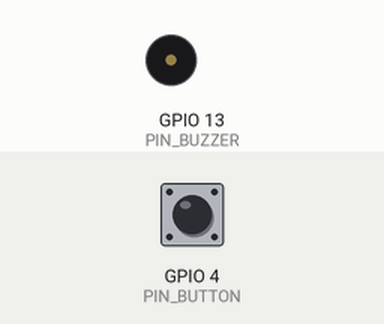
Recording of a program running on a simulated ESP32. Shown: buzzer (waves = sounding). The test bench sets the inputs (shaded band); at power-on: GPIO 4 (PIN_BUTTON) HIGH.

Above: at 1.2 s.
1.3 s: GPIO 4 (PIN_BUTTON) pulled LOW for 0.15 s
At 1.44 s:
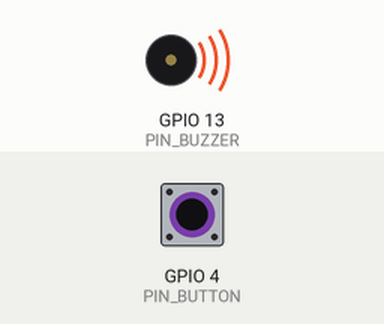
3.0 s: GPIO 4 (PIN_BUTTON) pulled LOW for 1 s
At 4.8 s:
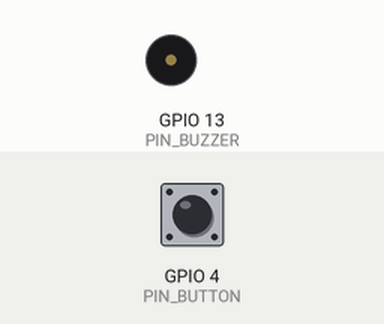
5.5 s: GPIO 4 (PIN_BUTTON) pulled LOW for 3.2 s
At 6.8 s:
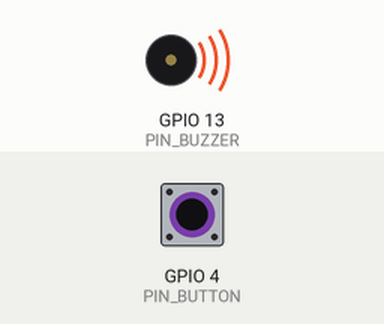
Timing chart, 0 to 10.2 s (numbered marks = the images above; inputs shaded):
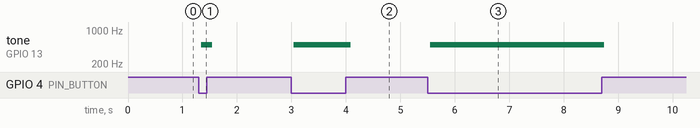

Measured:
- after the input at 1.3 s, tone on GPIO 13 (PIN_BUZZER): silent → 500 Hz after 0.05 s, → silent 0.20 s later
- after the input at 3.0 s, tone on GPIO 13 (PIN_BUZZER): silent → 500 Hz after 0.05 s, → silent 1.0 s later
- after the input at 5.5 s, tone on GPIO 13 (PIN_BUZZER): silent → 500 Hz after 0.05 s, → silent 3.2 s later

The program:

main.cpp
```cpp
#include <Arduino.h>

#define PIN_BUZZER  13
#define PIN_BUTTON  4
#define CHN         0
hw_timer_t * timer = NULL;

bool isAlerting = false;

void IRAM_ATTR onTimer(){
  digitalWrite(PIN_BUZZER, !digitalRead(PIN_BUZZER));
}


void setup() {
  pinMode(PIN_BUZZER, OUTPUT);
  pinMode(PIN_BUTTON, INPUT);

  timer = timerBegin(0, 80, true);

  timerAttachInterrupt(timer, &onTimer, true);
}

void alert(){
  float sinVal;
  int toneVal;
  for (size_t x = 0; x < 360; x += 10)
  {
    sinVal = sin(x*(PI/180));
    toneVal = 2000 + sinVal * 500;
    timerAlarmWrite(timer, 500000/toneVal, true);
    delay(1);
  }


}

void loop() {
  if(digitalRead(PIN_BUTTON) == LOW){
    if(!isAlerting){
      isAlerting = true;
      timerAlarmWrite(timer, 1000, true);
      timerAlarmEnable(timer);
    }
    alert();
  }else{
    if(isAlerting){
      isAlerting = false;
      timerAlarmDisable(timer);
      digitalWrite(PIN_BUZZER, LOW);
    }
  }
}
```
